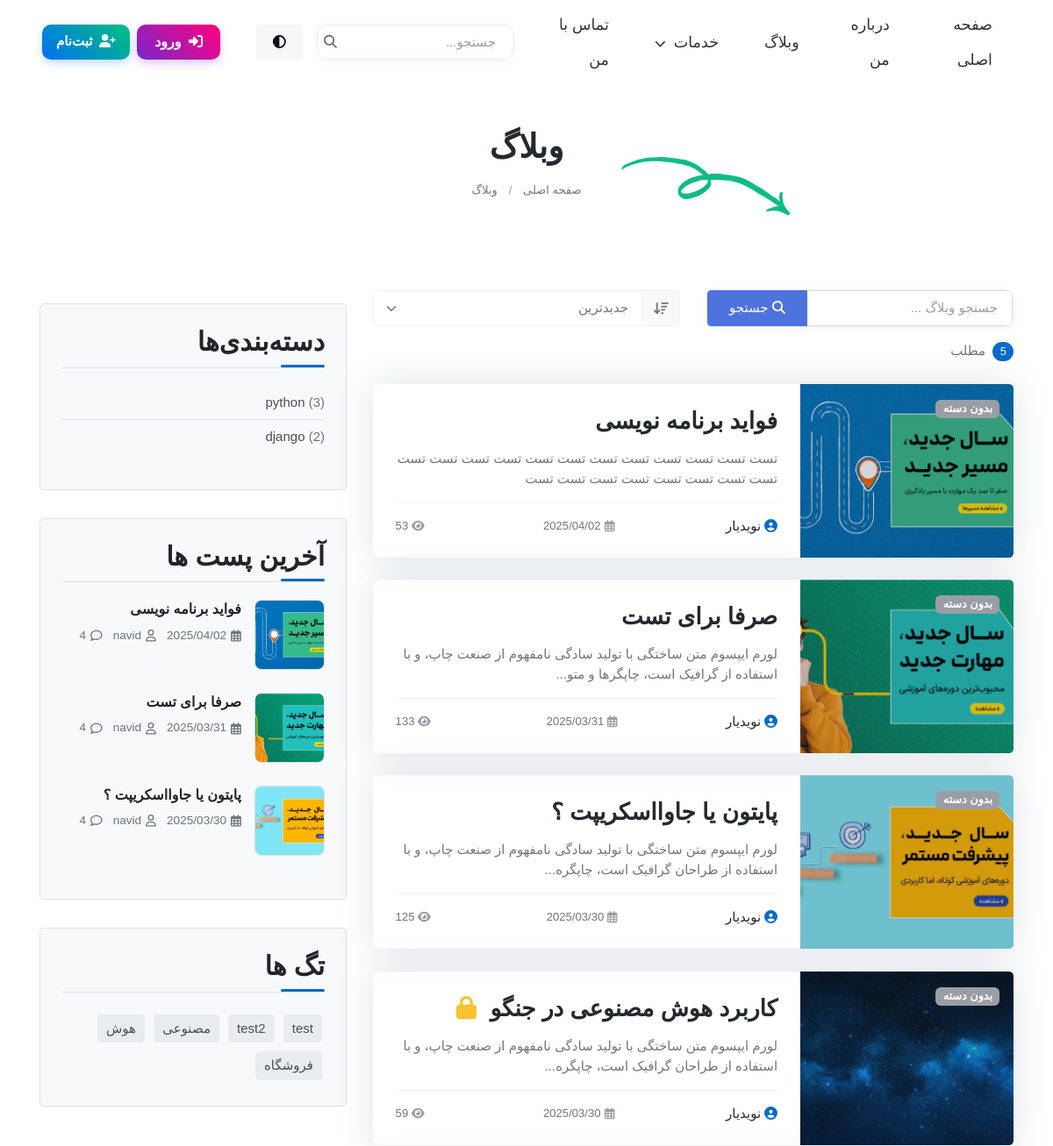
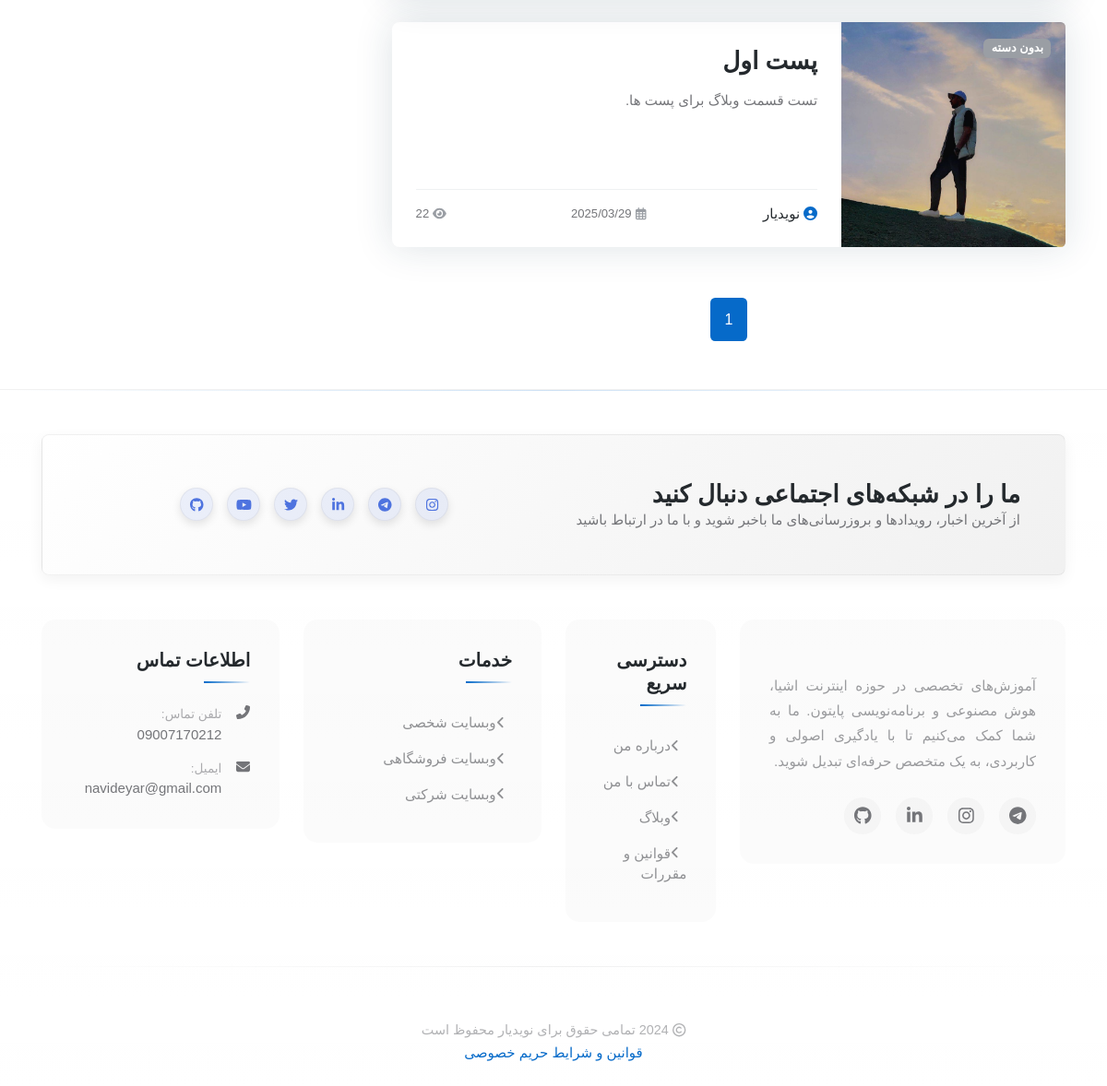
Screenshot of /blog/ with the database file from the repository (2 pictures, top to bottom).
### blog/models.py (models this page shows, shortened)
class Post(models.Model):
    author = models.ForeignKey(User, on_delete=models.SET_NULL, null=True, blank=True)
    title = models.CharField(max_length=200 , unique=True )
    slug = models.SlugField(max_length=255, unique=True, null=True, blank=True)
    content = models.TextField()
    image = models.ImageField(upload_to='blog_images/', default='blog_images/default.jpg')
    category = models.ForeignKey(Category, on_delete=models.CASCADE, null=True, blank=True)
    tags = TaggableManager()
    count_views = models.IntegerField(default=0)
    status = models.BooleanField(default=False)
    publish_at = models.DateTimeField(null=True, blank=True)
    created_at = models.DateTimeField(auto_now_add=True)
    updated_at = models.DateTimeField(auto_now=True)
    login_required = models.BooleanField(default=False)
    class Meta:
        ordering = ['-created_at']

class Category(models.Model):
    name = models.CharField(max_length=200)
    def get_post_count(self):
        return self.post_set.filter(status=True).count()

### blog/views.py (the view)
# urls.py: path('', views.blog, name='blog'),
def blog(request):
    category_name = request.GET.get('category')
    tag_name = request.GET.get('tag')
    search_query = request.GET.get('q')
    sort_type = request.GET.get('sort', 'newest')  # مقدار پیش‌فرض: جدیدترین
    all_posts = Post.objects.filter(status=True)
    posts = all_posts
    if category_name:
        posts = posts.filter(category__name=category_name)
    if tag_name:
        posts = posts.filter(tags__name=tag_name)
    if search_query:
        posts = posts.filter(title__icontains=search_query) | posts.filter(content__icontains=search_query)
    if sort_type == 'newest':
        posts = posts.order_by('-created_at')
    elif sort_type == 'oldest':
        posts = posts.order_by('created_at')
    elif sort_type == 'popular':
        posts = posts.order_by('-count_views')
    else:
        posts = posts.order_by('-created_at')  # مرتب‌سازی پیش‌فرض
    categories = Category.objects.all().distinct()
    tags = Tag.objects.all()
    latest_posts = Post.objects.filter(status=True).order_by('-created_at')[:3]
    for post in posts:
        if not post.slug or post.slug == '':
            post.slug = slugify(post.title)
            if not post.slug:
                post.slug = f"post-{post.id}"
            post.save()
        post.is_login_required = post.login_required
        if post.login_required and not request.user.is_authenticated:
            if len(post.content) > 300:
                post.content_preview = post.content[:300] + '...'
            else:
                post.content_preview = post.content
    page = request.GET.get('page', 1)
    posts_per_page = 5  # تعداد پست در هر صفحه
    paginator = Paginator(posts, posts_per_page)
    try:
        paginated_posts = paginator.page(page)
    except PageNotAnInteger:
        paginated_posts = paginator.page(1)
    except EmptyPage:
        paginated_posts = paginator.page(paginator.num_pages)
    return render(request, 'blog/index.html', {
        'posts': paginated_posts,
        'all_posts_count': posts.count(),  # تعداد پست‌های فیلتر شده
        'total_posts_count': all_posts.count(),  # تعداد کل پست‌ها
        'categories': categories,
        'tags': tags,
        'selected_category': category_name,
        'selected_tag': tag_name,
        'search_query': search_query,
        'sort_type': sort_type,
        'latest_posts': latest_posts
    })

### blog/templatetags/blog_filters.py (called while the page is built)
@register.filter
def clean_text_excerpt(value, length=100):
    if not value:
        return ""
    text = force_str(value)
    text = strip_tags(text)
    text = html.unescape(text)
    text = re.sub(r'\s+', ' ', text)
    text = text.strip()
    if len(text) <= length:
        return text
    else:
        return text[:length] + '...'

### templates/blog/index.html (shortened to what this page needs)
{% extends 'base.html' %}
{% load static %}
{% load blog_filters %}
{% block content %}
    <main>
<section class="py-5">
	<div class="container">
		<div class="row position-relative">
			<div class="col-lg-10 mx-auto text-center position-relative">
				<figure class="position-absolute top-100 start-50 translate-middle mt-3 ms-n9 d-none d-lg-block">
				</figure>
				<h1 class="fs-2">وبلاگ</h1>
				<div class="d-flex justify-content-center position-relative">
					<nav aria-label="breadcrumb">
						<ol class="breadcrumb mb-0">
							<li class="breadcrumb-item"><a href="/">صفحه اصلی</a></li>
							<li class="breadcrumb-item"><a href="{% url 'blog:blog' %}">وبلاگ</a></li>
						</ol>
					</nav>
				</div>
			</div>
		</div>
	</div>
</section>
<section class="py-5">
	<div class="container">
		<div class="row">
			<div class="col-lg-8 pt-5 pt-lg-0">
				<div class="row mb-4 align-items-center">
					<div class="col-md-6">
						<div class="input-group search-box mb-3">
							<input type="text" class="form-control custom-search-input" placeholder="جستجو وبلاگ ..." aria-label="جستجو وبلاگ" aria-describedby="button-search">
							<button class="btn btn-primary search-btn" type="button" id="button-search">
								<i class="fas fa-search"></i> جستجو
							</button>
						</div>
					</div>
					<div class="col-md-6">
						<div class="input-group sort-box mb-3">
							<label class="input-group-text sort-label" for="inputGroupSort">
								<i class="fas fa-sort-amount-down"></i>
							</label>
							<select class="form-select custom-sort-select" id="inputGroupSort">
								<option value="1">جدیدترین</option>
							</select>
						</div>
					</div>
					<div class="col-12 col-xl-3 d-flex justify-content-between align-items-center mt-3 mt-xl-0">
						<div class="mb-0 text-end result-count">
							<span class="badge bg-primary rounded-pill me-1">{{all_posts_count}}</span>
							{% if search_query or selected_category or selected_tag %}
                                نتیجه
                                {% if all_posts_count != total_posts_count %}(از {{total_posts_count}} مطلب){% endif %}
							{% else %}
								مطلب
							{% endif %}
						</div>
					</div>
				</div>
				<div class="row g-4">
					 {% for post in posts %}
					<div class="col-12">
						<div class="card bg-transparent shadow h-100 transition-hover border-0 hover-translate-y {% if post.is_login_required %}locked-post{% endif %}">
							<div class="row g-0">
								<div class="col-lg-4">
									<div class="overflow-hidden rounded-start h-100">
										<img src="{% if post.image %}{{post.image.url}}{% else %} {% static 'images/blog/default-blog.jpg' %} {% endif %}" class="card-img-start h-100 w-100" alt="{{post.title}}" loading="lazy" style="object-fit: cover;">
										<div class="bg-overlay bg-dark opacity-2"></div>
										<div class="card-img-overlay d-flex align-items-start p-3">
											<div class="category-badges">
												{% for category in post.category.all %}
												<a href="/blog/?category={{category.name}}" class="badge text-bg-danger fw-bold me-1">{{category.name}}</a>
												{% empty %}
												<span class="badge text-bg-secondary fw-bold">بدون دسته</span>
												{% endfor %}
											</div>
										</div>
									</div>
								</div>
								<div class="col-lg-8">
									<div class="card-body p-4 h-100 d-flex flex-column">
										<h4 class="card-title fw-semi-bold mb-3">
											<a class="text-decoration-none stretched-link" href="{% if post.slug %}{% url 'blog:blog_single' post.slug %}{% else %}#{% endif %}">
												{{post.title}}
												{% if post.is_login_required %}
												<span class="lock-icon-wrapper ms-2" title="این مطلب فقط برای کاربران ثبت‌نام شده قابل مشاهده است">
												    <i class="fas fa-lock text-warning lock-icon"></i>
												</span>
												{% endif %}
											</a>
										</h4>
										{% if post.is_login_required and not user.is_authenticated %}
											<p class="text-truncate-3 mb-3">{{ post.content_preview|clean_text_excerpt:100 }}</p>
										{% else %}
											<p class="text-truncate-3 mb-3">{{post.content|clean_text_excerpt:100}}</p>
										{% endif %}
										<div class="d-flex justify-content-between align-items-center border-top pt-3 mt-auto">
											<h6 class="mb-0 fw-normal"><a href="#" class="text-reset"><i class="fas fa-user-circle me-1 text-primary"></i>نویدیار</a>
											</h6>
											<span class="small me-2"><i class="far fa-calendar-alt text-secondary me-1"></i>{{post.created_at|date:"Y/m/d"}}</span>
											<span class="small"><i class="fas fa-eye text-secondary me-1"></i>{{post.count_views}}</span>
										</div>
									</div>
								</div>
							</div>
						</div>
					</div>
					{% endfor %}
				</div>
<nav class="d-flex justify-content-center mt-5" aria-label="navigation">
    <ul class="pagination pagination-primary-soft rounded mb-0">
        {% if posts.paginator.num_pages > 0 %}
            {% if posts.paginator.num_pages <= 5 %}
                {% for i in posts.paginator.page_range %}
                    {% if posts.number == i %}
                        <li class="page-item mb-0 active"><a class="page-link" href="#">{{ i }}</a></li>
                    {% else %}
                        <li class="page-item mb-0">
                            <button class="page-link" onclick="changePage(`{{ i }}`)">{{ i }}</button>
                        </li>
                    {% endif %}
                {% endfor %}
            {% endif %}
        {% endif %}
    </ul>
</nav>
			</div>
			<div class="col-lg-4 pt-5 pt-lg-0">
				<div class="col-md-6 col-xl-12  pb-4">
				{% include 'blog/blog-side.html' %}
				</div>
			</div>
</section>
    </main>
</body>
</html>
{% endblock %}

### templates/blog/blog-side.html (shortened to what this page needs)
{% load static %}
<link rel="stylesheet" href="{% static 'css/blog-single.css' %}">
 <div class="sidebar-box">
    <h3 class="heading-sidebar">دسته‌بندی‌ها</h3>
    <ul class="categories">
      {% for category in categories %}
      <li><a href="{% url 'blog:blog' %}?category={{ category.name }}">{{ category.name }} <span>({{ category.get_post_count }})</span></a></li>
      {% empty %}
      <li><a href="{% url 'blog:blog' %}">بدون دسته‌بندی</a></li>
      {% endfor %}
    </ul>
  </div>
  <div class="sidebar-box">
    <h3 class="heading-sidebar">آخرین پست ها</h3>
    {% for post in latest_posts %}
    <div class="block-21 mb-4 d-flex">
      <a class="blog-img mr-4" style="background-image: url('{{ post.image.url }}');"></a>
      <div class="text">
        <h3 class="heading"><a href="{% url 'blog:blog_single' post.slug %}">{{ post.title }}</a></h3>
        <div class="meta">
          <div><a href="#"><i class="far fa-calendar-alt" style="margin-left: 5px;"></i> {{ post.created_at|date:"Y/m/d" }}</a></div>
          <div><a href="#"><i class="far fa-user" style="margin-left: 5px;"></i> {{ post.author.first_name }}</a></div>
          <div><a href="#comments-section"><i class="far fa-comment" style="margin-left: 5px;"></i> {{ post.comment_set.filter.count }}</a></div>
        </div>
      </div>
    </div>
    {% empty %}
    <p>هیچ پستی یافت نشد.</p>
    {% endfor %}
  </div>
  <div class="sidebar-box">
    <h3 class="heading-sidebar">تگ ها</h3>
    <div class="tagcloud">
      {% for tag in tags %}
      <a href="{% url 'blog:blog' %}?tag={{ tag.name }}" class="tag-cloud-link">{{ tag.name }}</a>
      {% empty %}
      <p>هیچ تگی یافت نشد</p>
      {% endfor %}
    </div>
  </div>

### static/css/blog-single.css (style rules this page uses)
:root { --bg-main: #ffffff; --bg-sidebar: #f8f9fa; --bg-comment-form: #f2f4f6; --bg-about-author: #f2f4f6; --bg-tag: #e9ecef; --text-main: #212529; --text-secondary: #495057; --text-muted: #6c757d; --text-light: #ffffff; --text-author: #212529; --text-comment-form: #212529; --border-color: #dee2e6; --form-border-color: #ced4da; --form-bg: #ffffff; --primary-color: #4e73df; --primary-hover: #375bca; }
.sidebar-box { margin-bottom: 2rem; padding: 1.5rem; border-radius: 5px; background-color: var(--bg-sidebar); color: var(--text-main); border: 1px solid var(--border-color); }
.sidebar-box h3 { color: var(--text-main); }
.tag-cloud-link { display: inline-block; padding: 5px 10px; margin: 5px 3px; border-radius: 4px; background-color: var(--bg-tag); color: var(--text-secondary); text-decoration: none; transition: all 0.3s ease; }
.blog-img { width: 80px; height: 80px; min-width: 80px; display: block; background-size: cover; background-position: center; border-radius: 8px; border: 1px solid var(--border-color); margin-left: 15px; margin-right: 0; overflow: hidden; }
.block-21 { display: flex; flex-direction: row; margin-bottom: 1.5rem; align-items: flex-start; }
.block-21 .text { flex: 1; }
.block-21 .text h3.heading { font-size: 1rem; font-weight: 600; line-height: 1.4; margin-bottom: 0.5rem; }
.block-21 .text h3.heading a { color: var(--text-main); text-decoration: none; transition: color 0.3s ease; }
.block-21 .meta { color: var(--text-muted); font-size: 0.85rem; display: flex; flex-wrap: wrap; gap: 0.75rem; }
.block-21 .meta div { display: flex; align-items: center; }
.block-21 .meta a { color: var(--text-muted); text-decoration: none; display: flex; align-items: center; }
.categories { padding: 0; list-style: none; }
.categories li { padding: 8px 0; border-bottom: 1px solid var(--border-color); }
.categories li:last-child { border-bottom: none; }
.categories li a { color: var(--text-secondary); text-decoration: none; transition: color 0.3s ease; }
.categories li a span { color: var(--text-muted); }
.btn-primary { background-color: var(--primary-color); border-color: var(--primary-color); transition: all 0.3s ease; font-weight: 500; padding: 0.5rem 1.5rem; border-radius: 0.25rem; }
.heading-sidebar { position: relative; margin-bottom: 1.5rem; padding-bottom: 10px; border-bottom: 1px solid var(--border-color); }
.heading-sidebar::after { content: ''; position: absolute; bottom: -1px; left: 0; width: 30%; height: 2px; background-color: var(--primary-color); }

### templates/base.html (style rules this page uses)
:root { --card-bg-light: linear-gradient(145deg, #ffffff, #f5f5f5); --card-bg-dark: linear-gradient(145deg, #2c3e50, #1a252f); --text-light: #2c3e50; --text-dark: #ecf0f1; --text-muted-light: #34495e; --text-muted-dark: rgba(236, 240, 241, 0.7); --border-light: rgba(0,0,0,0.1); --border-dark: rgba(255,255,255,0.1); --hover-shadow-light: rgba(0,0,0,0.1); --hover-shadow-dark: rgba(0,0,0,0.3); --icon-bg-light: rgba(78, 115, 223, 0.1); --icon-bg-dark: rgba(78, 115, 223, 0.2); --item-hover-light: rgba(78, 115, 223, 0.05); --item-hover-dark: rgba(78, 115, 223, 0.1); --accent-light: #4e73df; --accent-dark: #6a93ff; }
.search-box { border-radius: 12px; transition: all 0.3s ease; box-shadow: 0 2px 10px rgba(0, 0, 0, 0.05); border: 1px solid transparent; }
html:not([data-bs-theme="dark"]) .search-box { background-color: rgba(255, 255, 255, 0.8); border-color: rgba(121, 40, 202, 0.1); }

### templates/blog/blog-side.html (style rules this page uses)
.heading-sidebar { position: relative; padding-bottom: 10px; margin-bottom: 20px; font-weight: 600; }
.heading-sidebar:after { content: ''; position: absolute; bottom: 0; right: 0; width: 50px; height: 3px; background-color: var(--bs-primary); border-radius: 3px; transition: all 0.3s ease; }

### rows the page displays
Post: image (picture), title "فواید برنامه نویسی", content|clean_text_excerpt "تست تست تست تست تست تست تست تست تست تست تست تست تست تست تست تست تست تست تست تست", created_at "2025/04/02", count_views "53", author.first_name "navid", comment_set.filter.count "4"
Post: image (picture), title "صرفا برای تست", content|clean_text_excerpt "لورم ایپسوم متن ساختگی با تولید سادگی نامفهوم از صنعت چاپ، و با استفاده از گرافیک است، چاپگرها و متو...", created_at "2025/03/31", count_views "133", author.first_name "navid", comment_set.filter.count "4"
Post: image (picture), title "پایتون یا جاوااسکریپت ؟", content|clean_text_excerpt "لورم ایپسوم متن ساختگی با تولید سادگی نامفهوم از صنعت چاپ، و با استفاده از طراحان گرافیک است، چاپگره...", created_at "2025/03/30", count_views "125", author.first_name "navid", comment_set.filter.count "4"
Post: image (picture), title "کاربرد هوش مصنوعی در جنگو", content_preview|clean_text_excerpt "لورم ایپسوم متن ساختگی با تولید سادگی نامفهوم از صنعت چاپ، و با استفاده از طراحان گرافیک است، چاپگره...", created_at "2025/03/30", count_views "59"
Post: image (picture), title "پست اول", content|clean_text_excerpt "تست قسمت وبلاگ برای پست ها.", created_at "2025/03/29", count_views "22"
Category: name "python", get_post_count "3"
Category: name "django", get_post_count "2"
Tag: name "test"
Tag: name "test2"
Tag: name "مصنوعی"
Tag: name "هوش"
Tag: name "فروشگاه"

### other values shown
{{ all_posts_count }} "5"
{{ i }} "1"
